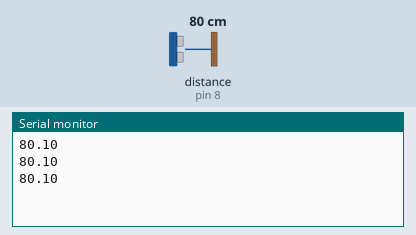
This sketch was run on a simulated Arduino Uno, built with avr-gcc and run on an emulated ATmega328P. Parts: the last lines printed to the serial monitor. Wiring (inferred from the names in the program): ultrasonic range finder: trigger pin 7; echo pin 8. Inputs (shaded band) come from the test bench; at power-on: distance to the obstacle (sensor on pin 8) 80 cm. The echo pulse lasts 58.3 µs per cm.

Above: at 1.2 s.
1.3 s: distance to the obstacle (sensor on pin 8) set to 2 cm
At 1.9 s:
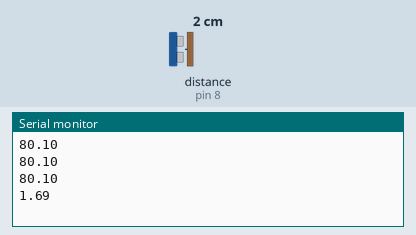
2.8 s: distance to the obstacle (sensor on pin 8) set to 4 cm
At 3.4 s:
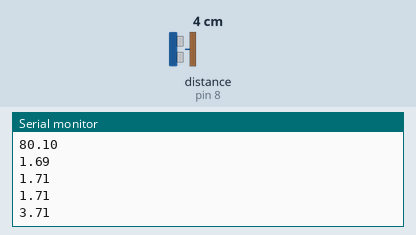
Timing chart, 0 to 5.8 s (numbered marks = the images above; inputs shaded):
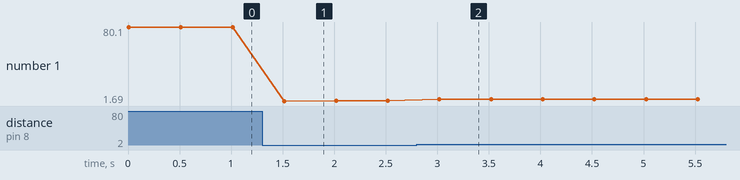

Measured:
- after the input at 1.3 s, the serial monitor: prints a new line after 0.22 s (image 1)
- after the input at 2.8 s, the serial monitor: prints a new line after 0.22 s (image 2)
- plotted number 1: 80.1 → 1.71 after the input at 1.3 s, 1.71 → 3.71 after the input at 2.8 s

The sketch:

RC_ultrasonic_distance.ino
```cpp
int trig = 7;
int echo = 8;

void setup() {
  Serial.begin(9600);

  pinMode(trig, OUTPUT);
  pinMode(echo, INPUT);
}

void loop() {
  char inputSignal = Serial.read();

  if(Serial.available()){
    Serial.write(inputSignal);
  }

  digitalWrite(trig, LOW);
  digitalWrite(echo, LOW);
  delayMicroseconds(2);
  digitalWrite(trig, HIGH);
  delayMicroseconds(10);
  digitalWrite(trig, LOW);

  unsigned long duration = pulseIn(echo, HIGH);
  float distance = duration/29.0/2.0;

  Serial.println(distance);
  delay(500);

}
```
